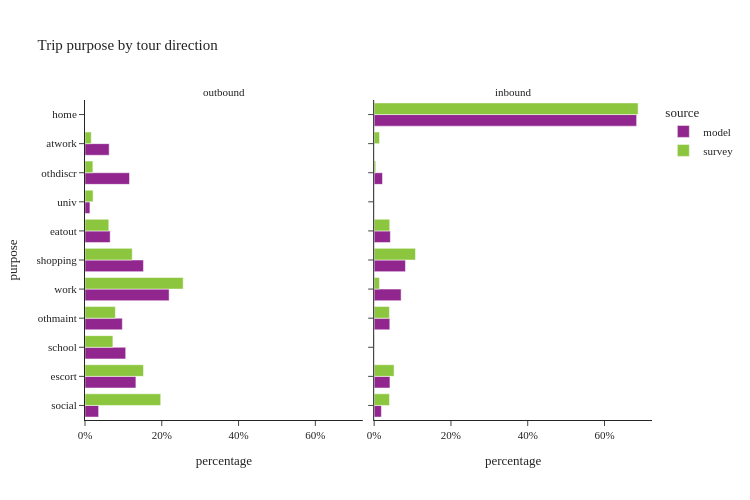

Write notebook code for a chart like this one.
### Markdown cell above
- removed survey trips with no matching tours

### Code cell
util.plot_share_facetbar(trip_data, 'trip_weight', share_col="purpose", title="Trip purpose by tour direction", 

                         facet_col="tour_direction", facet_col_wrap=3, height=500)

### Figure 1 — Plotly figure (JSON) as saved in the notebook; plotly's stock layout.template omitted (floating-point values rounded to 4 significant figures)
{"data": [{"alignmentgroup": "True", "customdata": [[230476], [861213], [688704], [631560], [1423335], [989169], [426093], [83350], [752829], [408922]], "hovertemplate": "source=model<br>tour_direction=outbound<br>percentage=%{x}<br>purpose=%{y}<br>sample_size=%{customdata[0]}<extra></extra>", "legendgroup": "model", "marker": {"color": "#91268F", "pattern": {"shape": ""}}, "name": "model", "offsetgroup": "model", "orientation": "h", "showlegend": true, "textposition": "auto", "type": "bar", "x": [0.03548, 0.1326, 0.106, 0.09723, 0.2191, 0.1523, 0.0656, 0.01283, 0.1159, 0.06295], "xaxis": "x", "y": ["social", "escort", "school", "othmaint", "work", "shopping", "eatout", "univ", "othdiscr", "atwork"], "yaxis": "y"}, {"alignmentgroup": "True", "customdata": [[138923], [5059869], [304114], [301413], [519879], [602950], [312166], [868], [160796]], "hovertemplate": "source=model<br>tour_direction=inbound<br>percentage=%{x}<br>purpose=%{y}<br>sample_size=%{customdata[0]}<extra></extra>", "legendgroup": "model", "marker": {"color": "#91268F", "pattern": {"shape": ""}}, "name": "model", "offsetgroup": "model", "orientation": "h", "showlegend": false, "textposition": "auto", "type": "bar", "x": [0.01877, 0.6837, 0.04109, 0.04073, 0.07024, 0.08147, 0.04218, 0.0001173, 0.02173], "xaxis": "x2", "y": ["social", "home", "escort", "othmaint", "work", "shopping", "eatout", "univ", "othdiscr"], "yaxis": "y2"}, {"alignmentgroup": "True", "customdata": [[1958], [813], [335], [726], [1645], [1208], [593], [75], [130], [115]], "hovertemplate": "source=survey<br>tour_direction=outbound<br>percentage=%{x}<br>purpose=%{y}<br>sample_size=%{customdata[0]}<extra></extra>", "legendgroup": "survey", "marker": {"color": "#8CC63E", "pattern": {"shape": ""}}, "name": "survey", "offsetgroup": "survey", "orientation": "h", "showlegend": true, "textposition": "auto", "type": "bar", "x": [0.1972, 0.1524, 0.07262, 0.07906, 0.2557, 0.1231, 0.06202, 0.02106, 0.02053, 0.0163], "xaxis": "x", "y": ["social", "escort", "school", "othmaint", "work", "shopping", "eatout", "univ", "othdiscr", "atwork"], "yaxis": "y"}, {"alignmentgroup": "True", "customdata": [[387], [6090], [250], [6], [191], [123], [731], [293], [4], [42], [116]], "hovertemplate": "source=survey<br>tour_direction=inbound<br>percentage=%{x}<br>purpose=%{y}<br>sample_size=%{customdata[0]}<extra></extra>", "legendgroup": "survey", "marker": {"color": "#8CC63E", "pattern": {"shape": ""}}, "name": "survey", "offsetgroup": "survey", "orientation": "h", "showlegend": false, "textposition": "auto", "type": "bar", "x": [0.03984, 0.6875, 0.0519, 0.0007734, 0.03968, 0.01376, 0.1076, 0.04049, 0.0004237, 0.00403, 0.01393], "xaxis": "x2", "y": ["social", "home", "escort", "school", "othmaint", "work", "shopping", "eatout", "univ", "othdiscr", "atwork"], "yaxis": "y2"}], "layout": {"annotations": [{"font": {}, "showarrow": false, "text": "outbound", "x": 0.245, "xanchor": "center", "xref": "paper", "y": 1.0, "yanchor": "bottom", "yref": "paper"}, {"font": {}, "showarrow": false, "text": "inbound", "x": 0.755, "xanchor": "center", "xref": "paper", "y": 1.0, "yanchor": "bottom", "yref": "paper"}], "barmode": "group", "height": 500, "legend": {"title": {"text": "source"}, "tracegroupgap": 0}, "title": {"text": "Trip purpose by tour direction"}, "width": 750, "xaxis": {"anchor": "y", "domain": [0.0, 0.49], "tickformat": ".0%", "title": {"text": "percentage"}}, "xaxis2": {"anchor": "y2", "domain": [0.51, 1.0], "matches": "x", "tickformat": ".0%", "title": {"text": "percentage"}}, "yaxis": {"anchor": "x", "domain": [0.0, 1.0], "title": {"text": "purpose"}}, "yaxis2": {"anchor": "x2", "domain": [0.0, 1.0], "matches": "y", "showticklabels": false}}}
